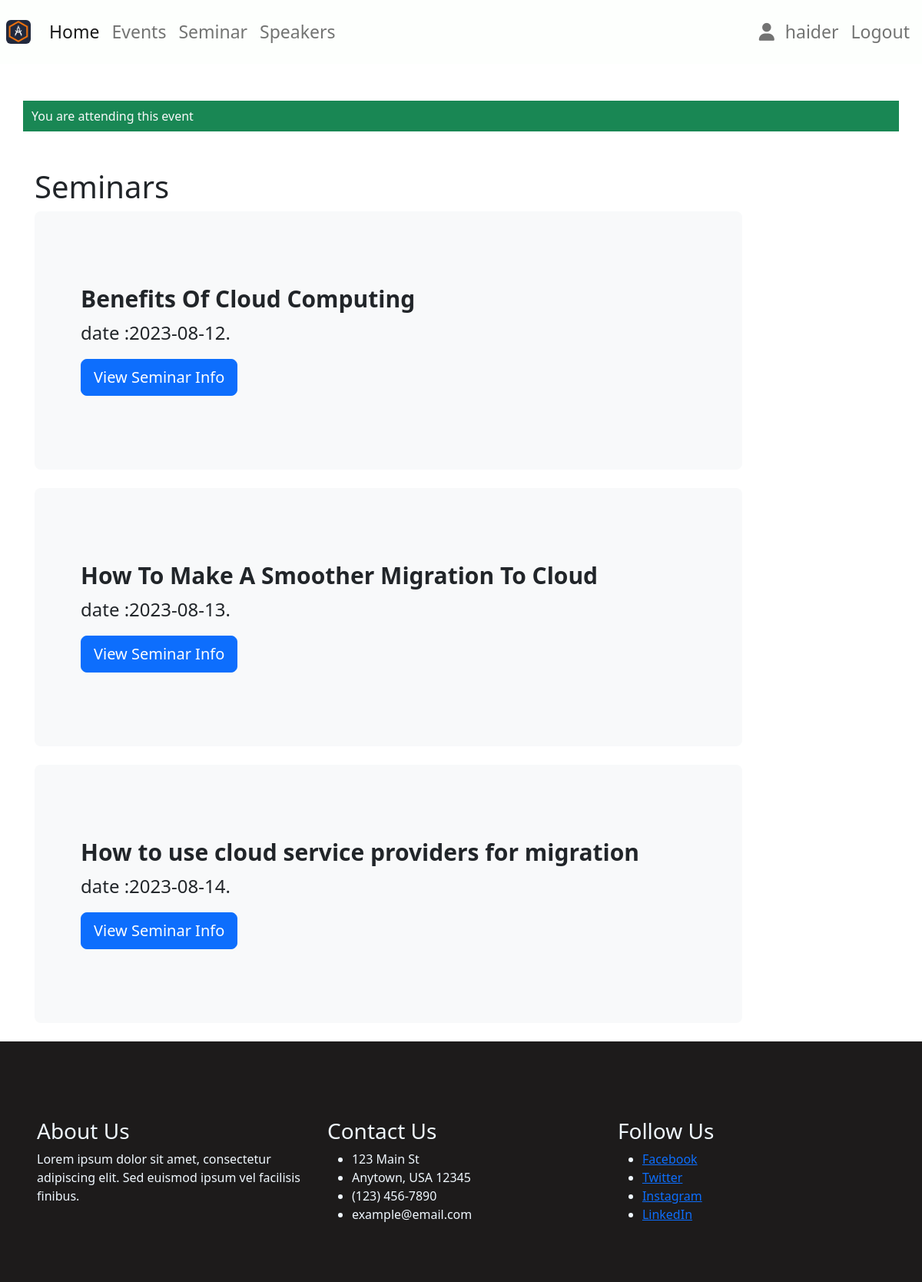
The app's page /event/detail/1 (signed in) with its own data.
### database.py (models this page shows, shortened)
class Seminar(Base):
    __tablename__ = 'seminars'
    id = Column(Integer, primary_key=True)
    user_id = Column(Integer, ForeignKey('users.id'))
    topic = Column(String(64), nullable=False)
    sem_description = Column(String(255), nullable=False)
    sem_date= Column(DateTime, nullable=False)
    sem_time= Column(DateTime, nullable=False)
    address = Column(String(64), nullable=False)
    notes = Column(String(255), nullable=False)
    event = Column(ForeignKey('events.id'))
    created_at = Column(DateTime, default=datetime.now)
    updated_at = Column(DateTime, default=datetime.now, onupdate=datetime.now)
    class Meta:
        ordering = ('-created_at',)
        verbose_name = 'Seminar'
        verbose_name_plural = 'Seminars'

### app.py (the view)
@app.route('/event/detail/<int:id>')
def event_detail(id):
    db = opendb()
    event = db.query(Event).filter_by(id=id).first()
    seminars = db.query(Seminar).filter_by(event=id).all()
    if session.get('isauth'):
        print(session)
        user_id = session.get('user_id')
        print(f'{user_id} {id}')
        print(f'{db.query(Attendee).filter_by(user_id=user_id, event=id)}')
        if db.query(Attendee).filter_by(user_id=user_id, event=id).first() is not None:
            is_attending = True
        else:
            is_attending = False
        return render_template('event_detail.html', event=event, seminars=seminars, eid=id, is_attending=is_attending)
    else:
        flash('Please login to register for this event', 'danger')
    return render_template('event_detail.html', event=event, seminars=seminars, eid=id)

### database.py (called while the page is built)
def opendb():
    engine = create_engine(DB_URL)
    Base.metadata.create_all(engine)
    session_factory = sessionmaker(bind=engine)
    Session = scoped_session(session_factory)
    return Session()

### templates/event_detail.html (shortened to what this page needs)
{% extends 'base.html' %}
{% block content %}
{% if is_attending %}
    <div class="container bg-success">
      <div class="row my-5">
          <div class="col p-2 text-light">
            You are attending this event
          </div>
      </div>
    </div>
{% endif %}
<div class="container">
    <div class="row">
        <div class="col-md-10">
            <h1>Seminars</h1>
            {% for s in seminars %}
            <div class="p-5 mb-4 bg-light rounded-3">
                <div class="container-fluid py-5">
                    <h1 class="display-5 fw-bold">{{s.topic}}</h1>
                    <p class="col-md-8 fs-4">date :{{s.sem_date.date()}}.</p>
                    <a class="btn btn-primary btn-lg" href="/seminar/detail/{{s.id}}">View Seminar Info</a>
                </div>
            </div>
            {% endfor %}
        </div>
    </div>
</div>
{% endblock %}

### templates/event_detail.html (style rules this page uses)
body { background-image: url(https://wallpaperaccess.com/full/1156791.jpg); background-repeat: no-repeat; background-size: cover; }
.display-5 { font-size: 30px; }

### templates/footer.html (style rules this page uses)
.container { max-width: 1140px; margin: 0 auto; padding: 0 15px; }
.row { display: flex; flex-wrap: wrap; }

### records on screen
Seminar: topic "Benefits Of Cloud Computing", sem_date "2023-08-12"
Seminar: topic "How To Make A Smoother Migration To Cloud", sem_date "2023-08-13"
Seminar: topic "How to use cloud service providers for migration", sem_date "2023-08-14"

### other values on screen
{{ session.user_name }} "haider"
